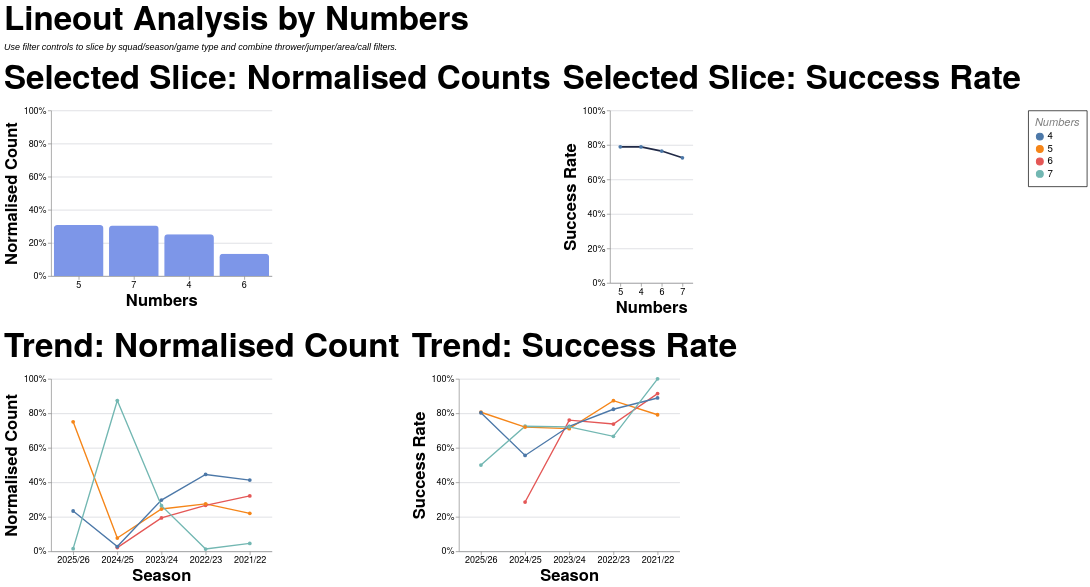

Source (Vega-Lite JSON):
### Vega-Lite specification from a JSON file in a GitHub repository (floating-point values rounded to 4 significant figures; data arrays with more than 128 entries replaced by an {"elided": "..."} marker saying what was removed)
{"config": {"axis": {"labelFont": "PT Sans Narrow, Helvetica Neue, Helvetica, Arial, sans-serif", "titleFont": "PT Sans Narrow, Helvetica Neue, Helvetica, Arial, sans-serif", "labelFontSize": 13, "titleFontSize": 24, "gridColor": "#202947", "gridOpacity": 0.2, "zindex": 1}, "text": {"font": "Lato, sans-serif"}, "bar": {"cornerRadiusEnd": 5}, "header": {"labelFont": "PT Sans Narrow, Helvetica Neue, Helvetica, Arial, sans-serif", "titleFont": "PT Sans Narrow, Helvetica Neue, Helvetica, Arial, sans-serif", "labelFontSize": 24, "titleFontSize": 28, "labelFontWeight": "bold", "orient": "left"}, "legend": {"labelFont": "PT Sans Narrow, Helvetica Neue, Helvetica, Arial, sans-serif", "titleFont": "PT Sans Narrow, Helvetica Neue, Helvetica, Arial, sans-serif", "labelFontSize": 14, "titleFontSize": 16, "titlePadding": 5, "fillColor": "white", "strokeColor": "black", "padding": 10, "titleFontWeight": "lighter", "titleFontStyle": "italic", "titleColor": "gray", "offset": 10}, "title": {"font": "PT Sans Narrow, Helvetica Neue, Helvetica, Arial, sans-serif", "fontSize": 48, "fontWeight": "bold", "anchor": "start", "align": "center", "titlePadding": 20, "subtitlePadding": 10, "subtitleFontSize": 13, "subtitleColor": "", "subtitleFontStyle": "italic", "offset": 15, "color": "black"}, "axisX": {"labelAngle": 0}, "facet": {"title": null, "header": null, "align": {"row": "each", "column": "each"}, "spacing": 10}, "resolve": {"scale": {"y": "independent", "facet": "independent"}}, "background": "transparent", "scale": {"offsetBandPaddingOuter": 0.2, "offsetBandPaddingInner": 0.1}, "view": {"stroke": null, "background": "transparent"}}, "vconcat": [{"hconcat": [{"mark": {"type": "bar", "color": "#7d96e8"}, "encoding": {"tooltip": [{"field": "numbers", "title": "Numbers", "type": "nominal"}, {"field": "attempts", "format": ",.0f", "title": "Lineouts", "type": "quantitative"}, {"field": "share", "format": ".1%", "title": "Normalised Count", "type": "quantitative"}], "x": {"field": "numbers", "sort": "-y", "title": "Numbers", "type": "nominal"}, "y": {"axis": {"format": "%"}, "field": "share", "scale": {"domain": [0, 1]}, "title": "Normalised Count", "type": "quantitative"}}, "height": 240, "title": "Selected Slice: Normalised Counts", "transform": [{"filter": "(loSquad == 'All' || datum.squad == loSquad) && (loGameType == 'All' || (loGameType == 'League + Cup' && (datum.game_type == 'League' || datum.game_type == 'Cup')) || (loGameType == 'League only' && datum.game_type == 'League') || datum.game_type == loGameType) && (loOpposition == 'All' || datum.opposition == loOpposition) && (loThrower == 'All' || datum.thrower == loThrower) && (loJumper == 'All' || datum.jumper == loJumper) && (loArea == 'All' || datum.area == loArea) && (loNumbers == 'All' || datum.numbers == loNumbers) && (loCall == 'All' || datum.call == loCall) && (loCallType == 'All' || datum.call_type == loCallType)"}, {"filter": "(loSeason == 'All' || datum.season == loSeason)"}, {"aggregate": [{"op": "count", "as": "attempts"}, {"op": "sum", "field": "won", "as": "won"}], "groupby": ["numbers"]}, {"joinaggregate": [{"op": "sum", "field": "attempts", "as": "total_attempts"}]}, {"calculate": "datum.attempts / datum.total_attempts", "as": "share"}, {"calculate": "datum.won / datum.attempts", "as": "success_rate"}], "width": 320}, {"mark": {"type": "line", "color": "#202946", "point": true, "strokeWidth": 2.5}, "encoding": {"tooltip": [{"field": "numbers", "title": "Numbers", "type": "nominal"}, {"field": "won", "format": ",.0f", "title": "Won", "type": "quantitative"}, {"field": "attempts", "format": ",.0f", "title": "Lineouts", "type": "quantitative"}, {"field": "success_rate", "format": ".1%", "title": "Success Rate", "type": "quantitative"}], "x": {"field": "numbers", "sort": "-y", "title": "Numbers", "type": "nominal"}, "y": {"axis": {"format": "%"}, "field": "success_rate", "scale": {"domain": [0, 1]}, "title": "Success Rate", "type": "quantitative"}}, "height": 250, "title": "Selected Slice: Success Rate", "transform": [{"filter": "(loSquad == 'All' || datum.squad == loSquad) && (loGameType == 'All' || (loGameType == 'League + Cup' && (datum.game_type == 'League' || datum.game_type == 'Cup')) || (loGameType == 'League only' && datum.game_type == 'League') || datum.game_type == loGameType) && (loOpposition == 'All' || datum.opposition == loOpposition) && (loThrower == 'All' || datum.thrower == loThrower) && (loJumper == 'All' || datum.jumper == loJumper) && (loArea == 'All' || datum.area == loArea) && (loNumbers == 'All' || datum.numbers == loNumbers) && (loCall == 'All' || datum.call == loCall) && (loCallType == 'All' || datum.call_type == loCallType)"}, {"filter": "(loSeason == 'All' || datum.season == loSeason)"}, {"aggregate": [{"op": "count", "as": "attempts"}, {"op": "sum", "field": "won", "as": "won"}], "groupby": ["numbers"]}, {"joinaggregate": [{"op": "sum", "field": "attempts", "as": "total_attempts"}]}, {"calculate": "datum.attempts / datum.total_attempts", "as": "share"}, {"calculate": "datum.won / datum.attempts", "as": "success_rate"}], "width": {"step": 30}}], "spacing": 16}, {"hconcat": [{"mark": {"type": "line", "point": true, "strokeWidth": 2}, "encoding": {"color": {"field": "numbers", "title": "Numbers", "type": "nominal"}, "tooltip": [{"field": "season", "title": "Season", "type": "nominal"}, {"field": "numbers", "title": "Numbers", "type": "nominal"}, {"field": "attempts", "format": ",.0f", "title": "Lineouts", "type": "quantitative"}, {"field": "norm_count", "format": ".1%", "title": "Normalised Count", "type": "quantitative"}], "x": {"field": "season", "sort": "-x", "title": "Season", "type": "nominal"}, "y": {"axis": {"format": "%"}, "field": "norm_count", "scale": {"domain": [0, 1]}, "title": "Normalised Count", "type": "quantitative"}}, "height": 250, "title": "Trend: Normalised Count", "transform": [{"filter": "(loSquad == 'All' || datum.squad == loSquad) && (loGameType == 'All' || (loGameType == 'League + Cup' && (datum.game_type == 'League' || datum.game_type == 'Cup')) || (loGameType == 'League only' && datum.game_type == 'League') || datum.game_type == loGameType) && (loOpposition == 'All' || datum.opposition == loOpposition) && (loThrower == 'All' || datum.thrower == loThrower) && (loJumper == 'All' || datum.jumper == loJumper) && (loArea == 'All' || datum.area == loArea) && (loNumbers == 'All' || datum.numbers == loNumbers) && (loCall == 'All' || datum.call == loCall) && (loCallType == 'All' || datum.call_type == loCallType)"}, {"aggregate": [{"op": "count", "as": "attempts"}, {"op": "sum", "field": "won", "as": "won"}], "groupby": ["season", "numbers"]}, {"joinaggregate": [{"op": "sum", "field": "attempts", "as": "season_attempts"}], "groupby": ["season"]}, {"calculate": "datum.attempts / datum.season_attempts", "as": "norm_count"}, {"calculate": "datum.won / datum.attempts", "as": "success_rate"}], "width": 320}, {"mark": {"type": "line", "point": true, "strokeWidth": 2}, "encoding": {"color": {"field": "numbers", "title": "Numbers", "type": "nominal"}, "tooltip": [{"field": "season", "title": "Season", "type": "nominal"}, {"field": "numbers", "title": "Numbers", "type": "nominal"}, {"field": "won", "format": ",.0f", "title": "Won", "type": "quantitative"}, {"field": "attempts", "format": ",.0f", "title": "Lineouts", "type": "quantitative"}, {"field": "success_rate", "format": ".1%", "title": "Success Rate", "type": "quantitative"}], "x": {"field": "season", "sort": "-x", "title": "Season", "type": "nominal"}, "y": {"axis": {"format": "%"}, "field": "success_rate", "scale": {"domain": [0, 1]}, "title": "Success Rate", "type": "quantitative"}}, "height": 250, "title": "Trend: Success Rate", "transform": [{"filter": "(loSquad == 'All' || datum.squad == loSquad) && (loGameType == 'All' || (loGameType == 'League + Cup' && (datum.game_type == 'League' || datum.game_type == 'Cup')) || (loGameType == 'League only' && datum.game_type == 'League') || datum.game_type == loGameType) && (loOpposition == 'All' || datum.opposition == loOpposition) && (loThrower == 'All' || datum.thrower == loThrower) && (loJumper == 'All' || datum.jumper == loJumper) && (loArea == 'All' || datum.area == loArea) && (loNumbers == 'All' || datum.numbers == loNumbers) && (loCall == 'All' || datum.call == loCall) && (loCallType == 'All' || datum.call_type == loCallType)"}, {"aggregate": [{"op": "count", "as": "attempts"}, {"op": "sum", "field": "won", "as": "won"}], "groupby": ["season", "numbers"]}, {"joinaggregate": [{"op": "sum", "field": "attempts", "as": "season_attempts"}], "groupby": ["season"]}, {"calculate": "datum.attempts / datum.season_attempts", "as": "norm_count"}, {"calculate": "datum.won / datum.attempts", "as": "success_rate"}], "width": 320}], "spacing": 16}], "data": {"name": "data-c19e9c742c9b5fa034ceade3597a36db"}, "params": [{"name": "loSquad", "value": "All"}, {"name": "loSeason", "value": "All"}, {"name": "loGameType", "value": "All"}, {"name": "loOpposition", "value": "All"}, {"name": "loThrower", "value": "All"}, {"name": "loJumper", "value": "All"}, {"name": "loArea", "value": "All"}, {"name": "loNumbers", "value": "All"}, {"name": "loCall", "value": "All"}, {"name": "loCallType", "value": "All"}], "spacing": 22, "title": {"text": "Lineout Analysis by Numbers", "subtitle": "Use filter controls to slice by squad/season/game type and combine thrower/jumper/area/call filters."}, "$schema": "https://vega.github.io/schema/vega-lite/v5.20.1.json", "datasets": {"data-c19e9c742c9b5fa034ceade3597a36db": {"elided": "1291 records"}}}
